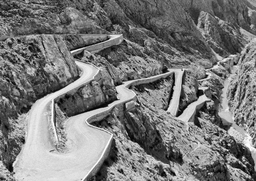
#> input picture images/tisdrin.png, 256 x 181 px, shrunk from 700 x 494 before the run
$ python test.py
#> lines starting #> are read from the running program, lines starting #| are printed output that depends on the picture
import numpy as np
import cv2
from scipy.optimize import minimize
import matplotlib.pyplot as plt

def calculate_histogram_2d(img1, img2, bins=64):
    """Calcule l'histogramme joint de deux images"""
    img1_int = (img1 * (bins-1)).astype(np.int32)
    img2_int = (img2 * (bins-1)).astype(np.int32)

    img1_flat = img1_int.flatten()
    img2_flat = img2_int.flatten()

    hist_joint, _, _ = np.histogram2d(img1_flat, img2_flat, bins=bins, range=[[0, bins-1], [0, bins-1]])

    return hist_joint

def mutual_information_manual(img1, img2, bins=32):
    """Calcule l'information mutuelle selon la formule MI"""
    hist_joint = calculate_histogram_2d(img1, img2, bins)

    # Lissage pour réduire le bruit dans l'histogramme
    hist_joint = hist_joint + 1e-7  # Régularisation

    # Conversion en probabilités
    prob_joint = hist_joint / np.sum(hist_joint)

    # Probabilités marginales
    prob_img1 = np.sum(prob_joint, axis=1)
    prob_img2 = np.sum(prob_joint, axis=0)

    # Calcul MI selon la formule (vectorisé pour éviter les boucles)
    # Éviter log(0) avec un masque
    mask = (prob_joint > 1e-12) & (prob_img1[:, None] > 1e-12) & (prob_img2[None, :] > 1e-12)

    mi = 0.0
    if np.any(mask):
        log_term = np.log(prob_joint / (prob_img1[:, None] * prob_img2[None, :]))
        mi = np.sum(prob_joint * log_term * mask)

    return mi

def mi_cost(params, img_ref, img_mov, mask=None):
    """Fonction de coût MI (minimise -MI pour maximiser MI)"""
    tx, ty, angle = params

    # Matrice de transformation
    M = cv2.getRotationMatrix2D((img_mov.shape[1]//2, img_mov.shape[0]//2), angle, 1.0)
    M[0, 2] += tx
    M[1, 2] += ty

    # Transformation de l'image mobile avec interpolation bilinéaire
    img_transformed = cv2.warpAffine(img_mov, M, (img_ref.shape[1], img_ref.shape[0]),
                                   flags=cv2.INTER_LINEAR,
                                   borderMode=cv2.BORDER_REFLECT)

    # Application du masque si fourni
    if mask is not None:
        img1_masked = img_ref * mask
        img2_masked = img_transformed * mask
        mask_bool = mask > 0
        if np.sum(mask_bool) > 100:  # Assez de pixels
            img1_masked = img1_masked[mask_bool]
            img2_masked = img2_masked[mask_bool]
        else:
            img1_masked = img_ref
            img2_masked = img_transformed
    else:
        img1_masked = img_ref
        img2_masked = img_transformed

    # Calcul MI avec moins de bins pour plus de robustesse au bruit
    mi = mutual_information_manual(img1_masked, img2_masked, bins=32)

    return -mi

def register_images_mi(img_ref, img_mov, initial_params=[0, 0, 0]):
    """Recalage par optimisation MI avec multiples tentatives"""

    # Conversion en niveaux de gris si nécessaire
    if len(img_ref.shape) == 3:
        img_ref = cv2.cvtColor(img_ref, cv2.COLOR_BGR2GRAY)
    if len(img_mov.shape) == 3:
        img_mov = cv2.cvtColor(img_mov, cv2.COLOR_BGR2GRAY)

    # Normalisation
    img_ref = img_ref.astype(np.float32) / 255.0
    img_mov = img_mov.astype(np.float32) / 255.0

    # Multiples points de départ pour éviter minima locaux
    best_params = initial_params
    best_mi = -np.inf

    # Points de départ variés
    starts = [
        [0, 0, 0],
        [5, 5, 10], [-5, -5, -10],
        [10, 0, 15], [0, 10, -15],
        [-10, 5, 20], [5, -10, -20]
    ]

    for start in starts:
        try:
            result = minimize(mi_cost, start,
                            args=(img_ref, img_mov),
                            method='Powell',
                            options={'maxiter': 1000, 'ftol': 1e-6})

            if result.success and -result.fun > best_mi:
                best_mi = -result.fun
                best_params = result.x
        except:
            continue

    return best_params

def apply_transformation(img, params):
    """Applique la transformation trouvée"""
    tx, ty, angle = params

    M = cv2.getRotationMatrix2D((img.shape[1]//2, img.shape[0]//2), angle, 1.0)
    M[0, 2] += tx
    M[1, 2] += ty

    return cv2.warpAffine(img, M, (img.shape[1], img.shape[0]))

def calculate_mi_score(img_ref, img_mov):
    """Calcule le score MI entre deux images"""
    if len(img_ref.shape) == 3:
        img_ref = cv2.cvtColor(img_ref, cv2.COLOR_BGR2GRAY)
    if len(img_mov.shape) == 3:
        img_mov = cv2.cvtColor(img_mov, cv2.COLOR_BGR2GRAY)

    img_ref = img_ref.astype(np.float32) / 255.0
    img_mov = img_mov.astype(np.float32) / 255.0

    return mutual_information_manual(img_ref, img_mov, bins=32)

# Script principal
if __name__ == "__main__":
    # Charger vos images
    img_ref = cv2.imread('images/tisdrin.png')  # image fixe
#> img_ref is the input picture: shape (181, 256, 3); mean B, G, R 121.6, 121.6, 121.6
    img_mov = cv2.imread('images/tisdrin_translated_12_27.jpg')     # image à recaler
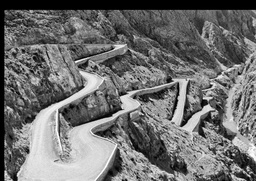
#> input picture images/tisdrin_translated_12_27.jpg, 256 x 181 px, shrunk from 700 x 494 before the run
#> img_mov is the input picture: shape (181, 256, 3); min 0, max 255, mean 111.3

    # Score MI avant recalage
    mi_before = calculate_mi_score(img_ref, img_mov)
#> in calculate_histogram_2d, `hist_joint, _, _ = np.histogram2d(img1_flat, img2_flat, bins=bins, ran..`:
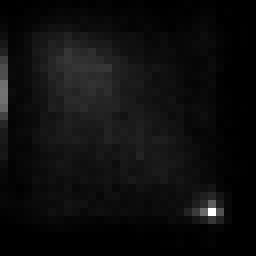
#> hist_joint: shape (32, 32) float64 (shown 8 times larger); min 0, max 822, mean 45.2; drawn with min black and max white
#> in mutual_information_manual, `prob_img1 = np.sum(prob_joint, axis=1)`: prob_img1 = 32 values, max 0.0559 at index 26, min 0.000367 at index 31, mean 0.0312
#> in mutual_information_manual, `prob_img2 = np.sum(prob_joint, axis=0)`: prob_img2 = 32 values, max 0.0696 at index 0, min 0.000237 at index 31, mean 0.0313
#> in mutual_information_manual, `mask = (prob_joint > 1e-12) & (prob_img1[:, None] > 1e-12) & (prob_img..`: mask: shape (32, 32) bool; every value is 1
#> in mutual_information_manual, `log_term = np.log(prob_joint / (prob_img1[:, None] * prob_img2[None, :..`:
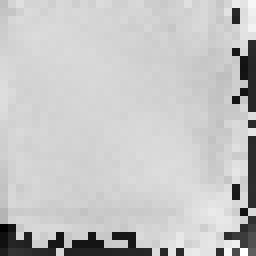
#> log_term: shape (32, 32) float64 (shown 8 times larger); min -19.03, max 3.8, mean -1.33; drawn with min black and max white
#> in mutual_information_manual, `mi = np.sum(prob_joint * log_term * mask)`: mi = 0.143
#> mi_before = 0.143
    print(f"Score MI avant recalage: {mi_before:.4f}")
#| Score MI avant recalage: 0.1433

    # Recalage
    params = register_images_mi(img_ref, img_mov)
#> the loop in register_images_mi, `for start in starts:` made 7 passes
#> (best_mi, best_params) on passes 1, 6: (1.67, [-4.41, -9.94, -0.000904]), (1.67, [-4.39, -9.94, -0.00182])
#> after the loop in register_images_mi, `for start in starts:`: best_mi = 1.67
#> params = [-4.39, -9.94, -0.00182]
    print(f"Paramètres trouvés - tx: {params[0]:.2f}, ty: {params[1]:.2f}, angle: {params[2]:.2f}°")
#| Paramètres trouvés - tx: -4.39, ty: -9.94, angle: -0.00°

    # Application de la transformation
    img_registered = apply_transformation(img_mov, params)
#> in apply_transformation, `tx, ty, angle = params`: tx = -4.39; ty = -9.94; angle = -0.00182
#> in apply_transformation, `M = cv2.getRotationMatrix2D((img.shape[1]//2, img.shape[0]//2), angle,..`: M = [[1, -3.18e-05, 0.00286], [3.18e-05, 1, -0.00407]]
#> in apply_transformation, `return cv2.warpAffine(img, M, (img.shape[1], img.shape[0]))`:
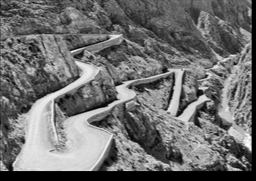
#> returned value: shape (181, 256, 3); min 0, max 253, mean 111.1

    # Score MI après recalage
    mi_after = calculate_mi_score(img_ref, img_registered)
#> mi_after = 1.73
    print(f"Score MI après recalage: {mi_after:.4f}")
#| Score MI après recalage: 1.7303
    print(f"Amélioration: {mi_after - mi_before:.4f}")
#| Amélioration: 1.5870

    # Affichage des résultats
    plt.figure(figsize=(15, 5))

    plt.subplot(131)
    plt.imshow(cv2.cvtColor(img_ref, cv2.COLOR_BGR2RGB))
    plt.title('Image de référence')
    plt.axis('off')

    plt.subplot(132)
    plt.imshow(cv2.cvtColor(img_mov, cv2.COLOR_BGR2RGB))
    plt.title(f'Image mobile (avant)\nMI: {mi_before:.3f}')
    plt.axis('off')

    plt.subplot(133)
    plt.imshow(cv2.cvtColor(img_registered, cv2.COLOR_BGR2RGB))
    plt.title(f'Image mobile (après recalage)\nMI: {mi_after:.3f}')
    plt.axis('off')

    plt.tight_layout()
    plt.show()
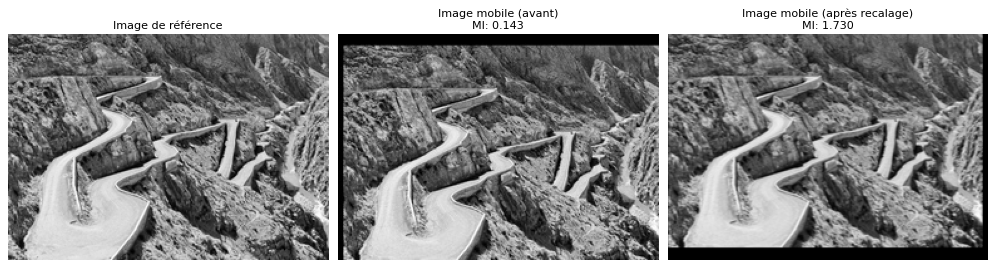
#> figure drawn by matplotlib, 3 panels

    # Histogrammes joints
    plt.figure(figsize=(12, 4))

    plt.subplot(121)
    hist_before = calculate_histogram_2d(
        cv2.cvtColor(img_ref, cv2.COLOR_BGR2GRAY).astype(np.float32)/255.0,
        cv2.cvtColor(img_mov, cv2.COLOR_BGR2GRAY).astype(np.float32)/255.0
    )
    plt.imshow(hist_before, cmap='hot', origin='lower')
    plt.title(f'Histogramme joint AVANT\nMI: {mi_before:.3f}')
    plt.xlabel('Intensité image mobile')
    plt.ylabel('Intensité image référence')

    plt.subplot(122)
    hist_after = calculate_histogram_2d(
        cv2.cvtColor(img_ref, cv2.COLOR_BGR2GRAY).astype(np.float32)/255.0,
        cv2.cvtColor(img_registered, cv2.COLOR_BGR2GRAY).astype(np.float32)/255.0
    )
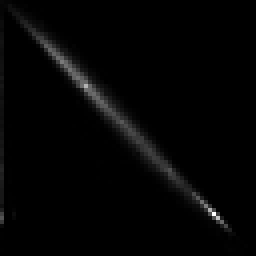
#> hist_after: shape (64, 64) float64 (shown 4 times larger); min 0, max 639, mean 11.3; drawn with min black and max white
    plt.imshow(hist_after, cmap='hot', origin='lower')
    plt.title(f'Histogramme joint APRÈS\nMI: {mi_after:.3f}')
    plt.xlabel('Intensité image mobile')
    plt.ylabel('Intensité image référence')

    plt.tight_layout()
    plt.show()
